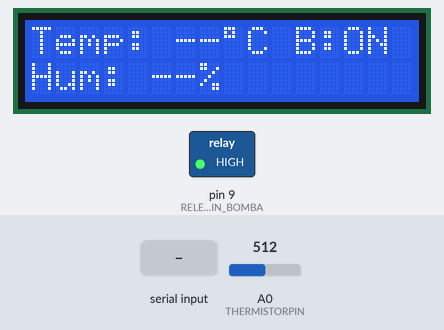
A sketch run on a simulated Arduino Uno, built with avr-gcc and run on an emulated ATmega328P. On the bench: 16×2 character LCD, switched loads named in the sketch (green lamp = pin HIGH). Inputs (shaded band) come from the test bench; at power-on: A0 (THERMISTORPIN) = 512. What the sketch prints to the serial monitor is not drawn.

Above: at 1.6 s.
1.7 s: "0" received over the second serial link
At 3.6 s:
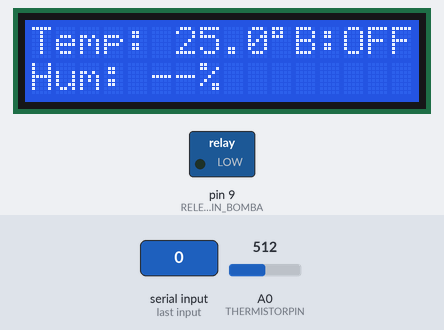
4.5 s: A0 (THERMISTORPIN) set to 672
At 6.2 s:
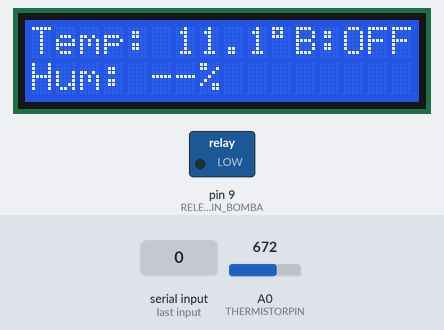
6.5 s: A0 (THERMISTORPIN) set to 693
At 8.6 s:
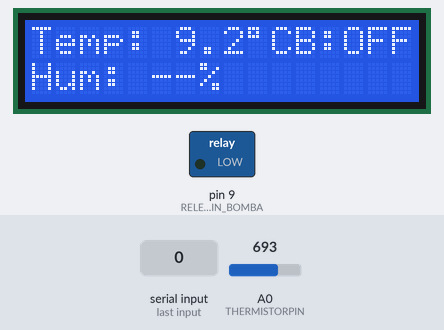
9.5 s: A0 (THERMISTORPIN) set to 771
At 11.2 s:
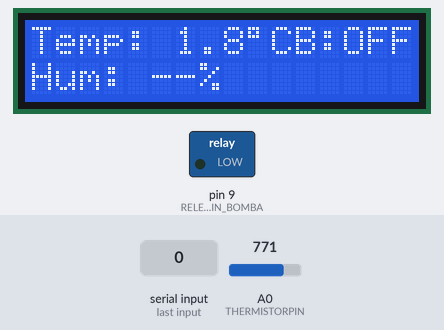
11.5 s: A0 (THERMISTORPIN) set to 796
At 13.6 s:
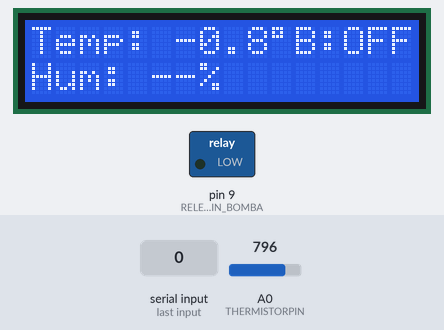
14.5 s: "1" received over the second serial link
At 16.4 s:
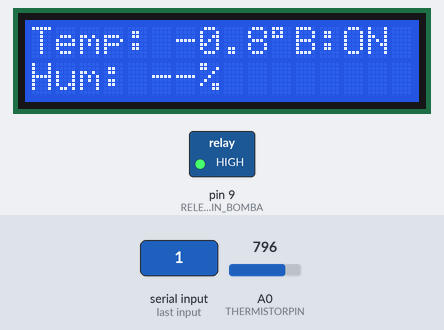
Timing chart, 0 to 17.5 s (numbered marks = the images above; inputs shaded):
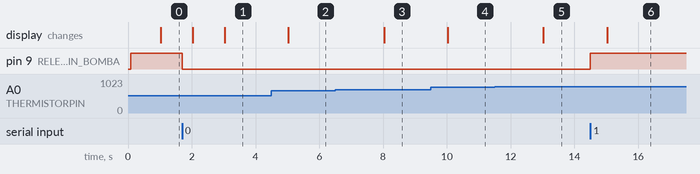

Measured:
- the behaviour switches between 684 and 685 on A0 (THERMISTORPIN) (found by bisection; images 2 and 3)
- the behaviour switches between 788 and 789 on A0 (THERMISTORPIN) (found by bisection; images 4 and 5)
- after the input at 1.7 s, pin 9 (RELE_PIN_BOMBA): HIGH → LOW at once; the display: first changes after 0.33 s (image 1 shows a later state)
- after the input at 4.5 s, the display: changes after 0.53 s (image 2)
- after the input at 6.5 s, the display: changes after 1.5 s (image 3)
- after the input at 9.5 s, the display: changes after 0.53 s (image 4)
- after the input at 11.5 s, the display: changes after 1.5 s (image 5)
- after the input at 14.5 s, pin 9 (RELE_PIN_BOMBA): LOW → HIGH at once; the display: changes after 0.53 s (image 6)

The sketch:

conexion_bluetooth_aplicativo.ino
```cpp
#include <SoftwareSerial.h>
#include <Wire.h>
#include <LiquidCrystal_I2C.h>
#include <math.h>

// --- Configuraciones ---
#define BT_RX_PIN 2
#define BT_TX_PIN 3
SoftwareSerial BT(BT_RX_PIN, BT_TX_PIN);

#define RELE_PIN_BOMBA 9

// --- Termistor ---
#define THERMISTORPIN A0
#define SERIESRESISTOR 10000
#define THERMISTORNOMINAL 10000
#define TEMPERATURENOMINAL 25
#define BCOEFFICIENT 3950

LiquidCrystal_I2C lcd(0x27, 16, 2);

// Variables globales
bool estadoBomba = false;
unsigned long tiempoAnteriorSensor = 0;
const unsigned long intervaloLectura = 2500;
unsigned long tiempoAnteriorLCD = 0;
const unsigned long intervaloActualizacionLCD = 1000;

float temperatura = NAN;
float humedad = NAN;  // No se usa, solo decorativo

char comandoBT_char;

// Horario automático
unsigned long tiempoInicioHorario = 0;
bool horarioActivo = false;

enum EstadoHorario {
  APAGADO,
  BOMBA_ON,
  BOMBA_OFF
};

EstadoHorario estadoHorario = APAGADO;
unsigned long tiempoFase = 0;

const unsigned long DURACION_ON = 10UL * 60UL * 1000UL;
const unsigned long DURACION_OFF = 60UL * 60UL * 1000UL;
const unsigned long DURACION_TOTAL = 10UL * 60UL * 60UL * 1000UL;

// --- Función para obtener la temperatura desde el termistor ---
double readTemperature() {
  int adcValue = analogRead(THERMISTORPIN);

  double resistance = SERIESRESISTOR / ((1023.0 / adcValue) - 1.0);
  double steinhart;
  steinhart = resistance / THERMISTORNOMINAL;
  steinhart = log(steinhart);
  steinhart /= BCOEFFICIENT;
  steinhart += 1.0 / (TEMPERATURENOMINAL + 273.15);
  steinhart = 1.0 / steinhart;
  steinhart -= 273.15;

  return steinhart;
}

void setup() {
  Serial.begin(9600);
  BT.begin(9600);

  pinMode(RELE_PIN_BOMBA, OUTPUT);
  digitalWrite(RELE_PIN_BOMBA, LOW);

  lcd.init();
  lcd.backlight();
  lcd.clear();

  Serial.println(F("Sistema v3.5 iniciado"));
  BT.println(F("Sistema v3.5 iniciado"));

  tiempoInicioHorario = millis();
  horarioActivo = true;
  estadoHorario = BOMBA_ON;
  tiempoFase = millis();
  controlarBomba(true);

  Serial.println(F("Horario iniciado: Bomba ON"));
  BT.println(F("Horario iniciado: Bomba ON"));
}

void loop() {
  manejarBluetooth();
  manejarHorarioDiario();
  manejarLecturaTermistor();
  manejarPantallaLCD();
}

void controlarBomba(bool encender) {
  estadoBomba = encender;
  digitalWrite(RELE_PIN_BOMBA, encender ? HIGH : LOW);

  Serial.print(F("Bomba "));
  Serial.println(encender ? F("ENCENDIDA") : F("APAGADA"));

  BT.print(F("Bomba "));
  BT.println(encender ? F("ENCENDIDA") : F("APAGADA"));
}

void manejarBluetooth() {
  if (BT.available()) {
    comandoBT_char = BT.read();

    switch (comandoBT_char) {
      case '1':
        controlarBomba(true);
        horarioActivo = false;
        Serial.println(F("Comando BT: Encender bomba manual"));
        break;

      case '0':
        controlarBomba(false);
        horarioActivo = false;
        Serial.println(F("Comando BT: Apagar bomba manual"));
        break;

      case 'D':
      case 'd':
        enviarDatosBT();
        break;

      case '?':
        BT.print(F("Bomba estado: "));
        BT.println(estadoBomba ? "ENCENDIDA" : "APAGADA");
        break;

      default:
        break;
    }
  }
}

void enviarDatosBT() {
  if (isnan(temperatura)) {
    BT.println(F("Error al leer temperatura"));
  } else {
    BT.print(F("Temp: "));
    BT.print(temperatura, 1);
    BT.println(F(" *C"));
  }
}

void manejarHorarioDiario() {
  if (!horarioActivo) return;

  unsigned long tiempoActual = millis();
  unsigned long tiempoDesdeInicio = tiempoActual - tiempoInicioHorario;

  if (tiempoDesdeInicio >= DURACION_TOTAL) {
    if (estadoBomba) {
      controlarBomba(false);
    }
    horarioActivo = false;
    estadoHorario = APAGADO;
    Serial.println(F("Horario diario finalizado"));
    BT.println(F("Horario diario finalizado"));
    return;
  }

  unsigned long tiempoEnFase = tiempoActual - tiempoFase;

  switch (estadoHorario) {
    case BOMBA_ON:
      if (tiempoEnFase >= DURACION_ON) {
        controlarBomba(false);
        estadoHorario = BOMBA_OFF;
        tiempoFase = tiempoActual;
        Serial.println(F("Horario: Bomba OFF - 1 hora"));
        BT.println(F("Horario: Bomba OFF - 1 hora"));
      }
      break;

    case BOMBA_OFF:
      if (tiempoEnFase >= DURACION_OFF) {
        controlarBomba(true);
        estadoHorario = BOMBA_ON;
        tiempoFase = tiempoActual;
        Serial.println(F("Horario: Bomba ON - 10 minutos"));
        BT.println(F("Horario: Bomba ON - 10 minutos"));
      }
      break;

    default:
      break;
  }
}

void manejarLecturaTermistor() {
  unsigned long tiempoActual = millis();
  if (tiempoActual - tiempoAnteriorSensor >= intervaloLectura) {
    tiempoAnteriorSensor = tiempoActual;

    float temp = readTemperature();

    if (!isnan(temp)) {
      temperatura = temp;

      Serial.print(F("Temp: "));
      Serial.print(temperatura, 1);
      Serial.println(F(" °C"));
    } else {
      Serial.println(F("Error al leer termistor!"));
    }
  }
}

void manejarPantallaLCD() {
  unsigned long tiempoActual = millis();
  if (tiempoActual - tiempoAnteriorLCD >= intervaloActualizacionLCD) {
    tiempoAnteriorLCD = tiempoActual;

    lcd.clear();
    lcd.setCursor(0, 0);
    lcd.print(F("Temp: "));
    if (isnan(temperatura))
      lcd.print(F("--"));
    else
      lcd.print(temperatura, 1);
    lcd.print((char)223);
    lcd.print(F("C"));

    lcd.setCursor(0, 1);
    lcd.print(F("Hum: --%")); // Humedad no disponible, solo decorativo

    lcd.setCursor(11, 0);
    lcd.print(estadoBomba ? F("B:ON ") : F("B:OFF"));
  }
}
```
